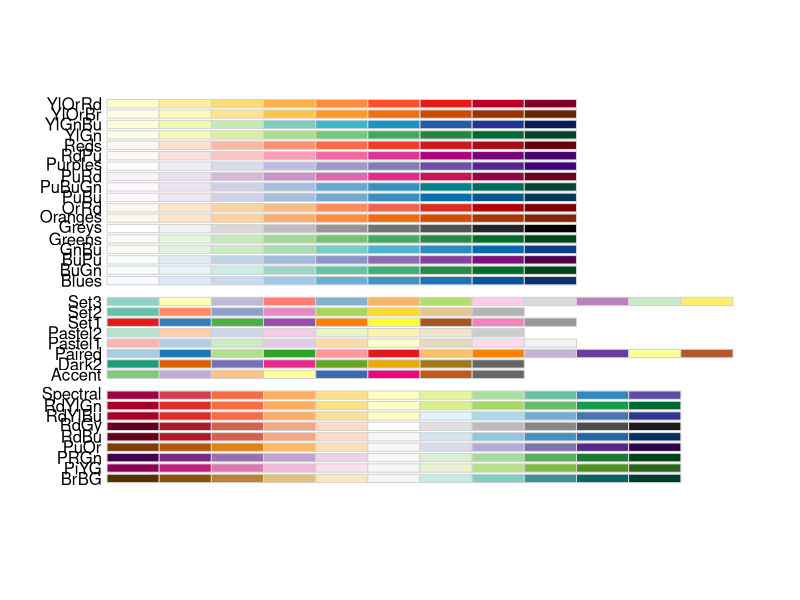
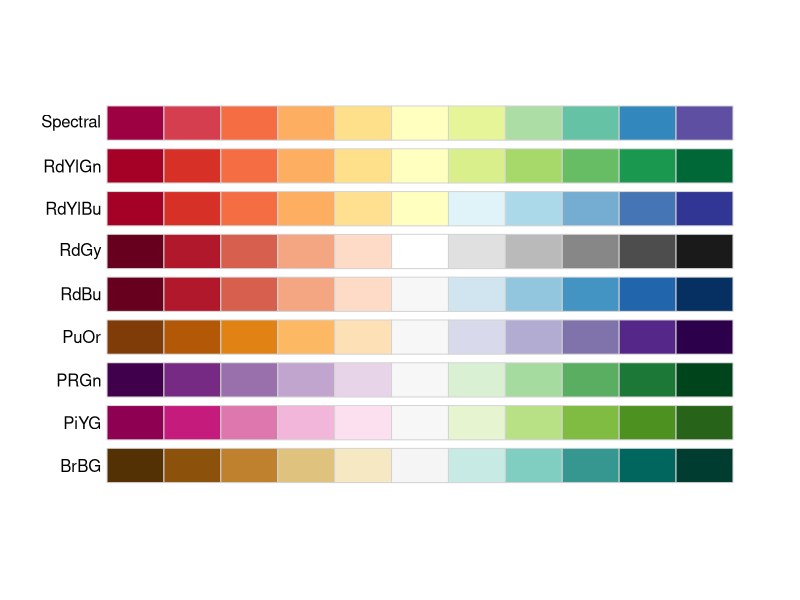
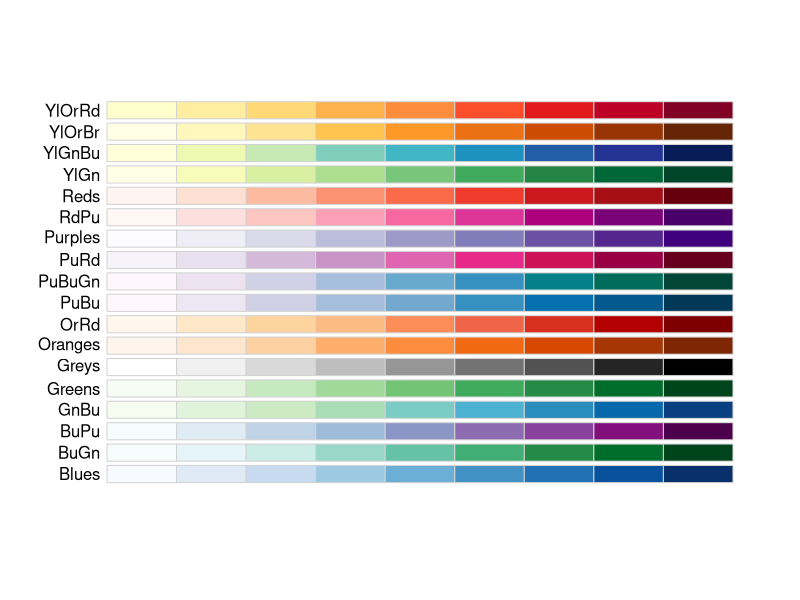
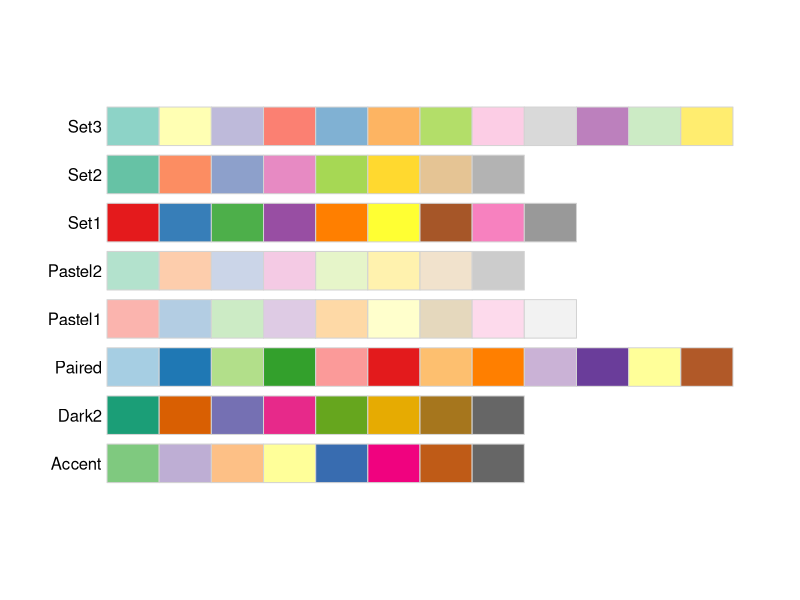
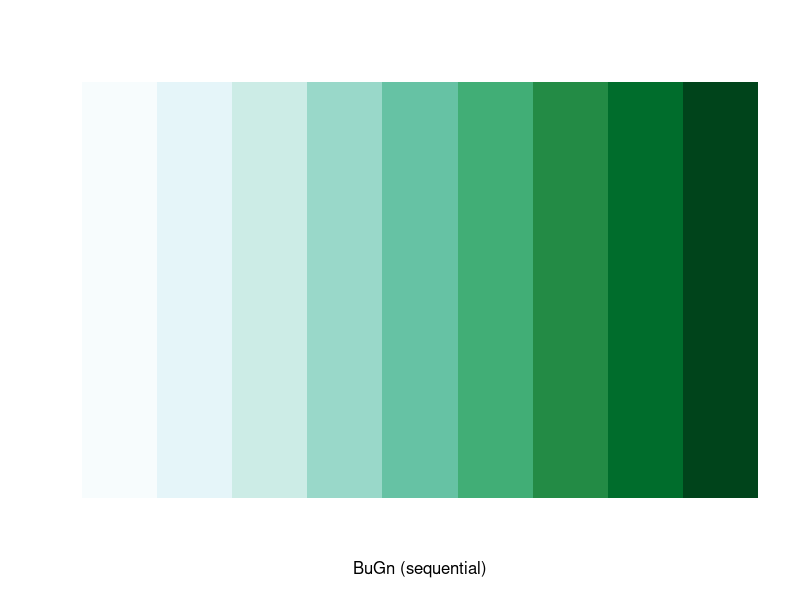
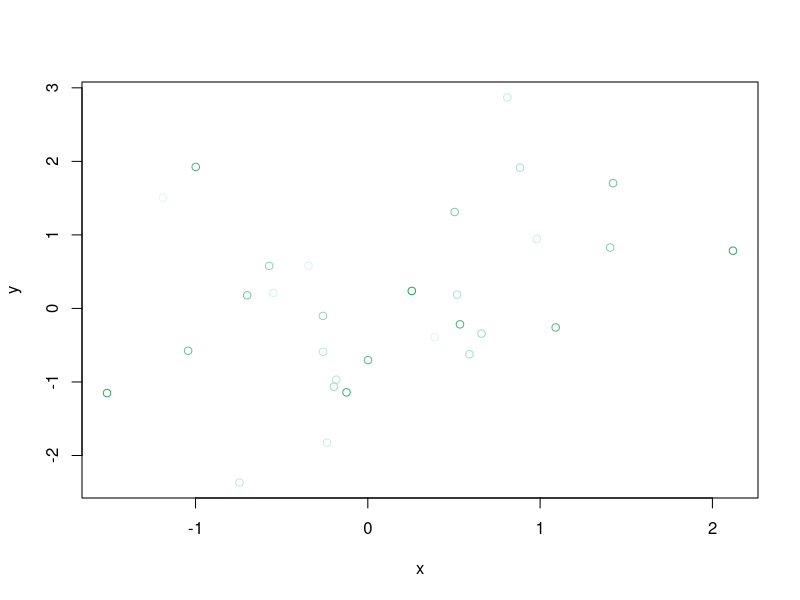
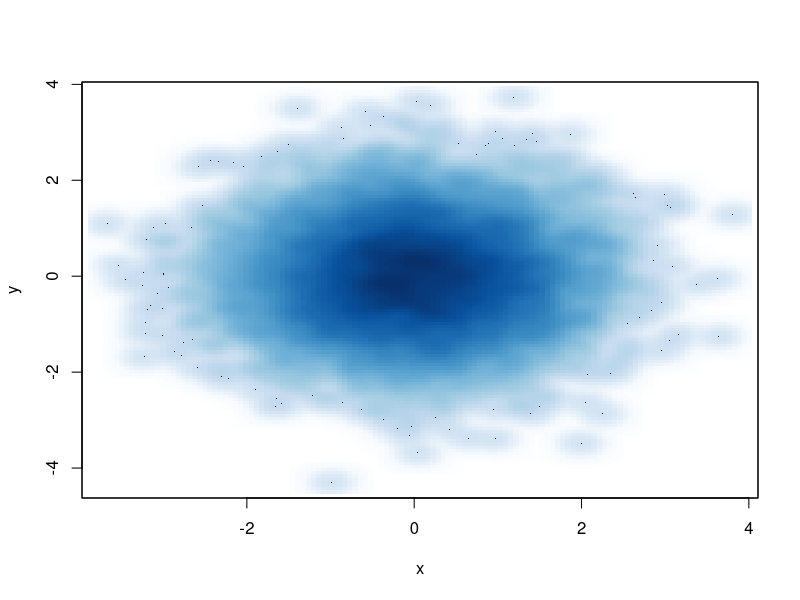
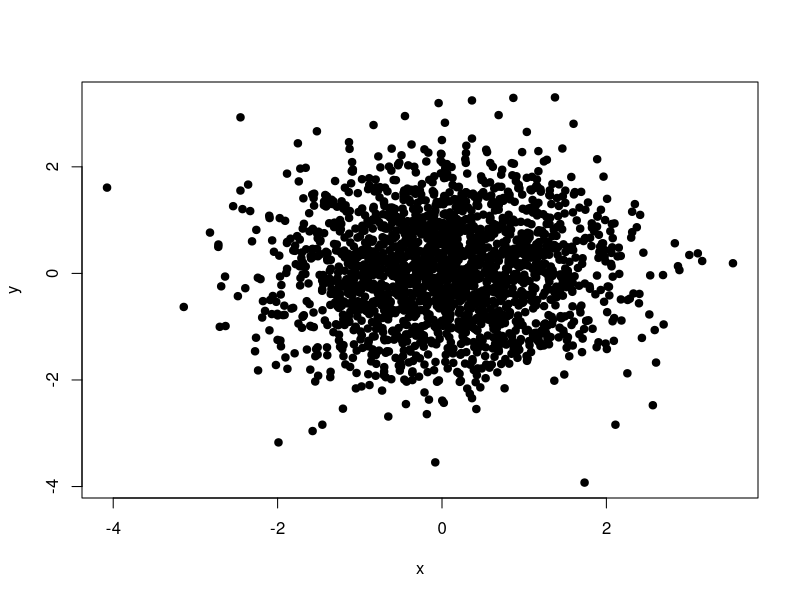

The R script that drew these images, in order:
## ---- chunk 1
knitr::opts_chunk$set(echo = TRUE, message = FALSE, warning = FALSE,
                      fig.align = "center")
## ---- chunk 2
palette()
## ---- chunk 3
rainbow(10)
## ---- chunk 4
heat.colors(10)
## ---- chunk 5
terrain.colors(10, alpha = 1)

## ---- chunk 6
topo.colors(10, alpha = 1)

## ---- chunk 7
cm.colors(10, alpha = 1)
## ---- chunk 8
gray(0:8 / 8)
## ---- chunk 9
pal <- colorRamp(c("red", "blue"))
pal(0)
## ---- chunk 10
rgb(pal(0), max = 255)
## ---- chunk 11
col2rgb("red")
## ---- chunk 12
pal(seq(0, 1, len = 10))
## ---- chunk 13
pal <- colorRampPalette(c("red", "yellow"))
## Just return red and yellow
pal(2)
## ---- chunk 14
## Return 10 colors in between red and yellow
pal(10)

## ---- chunk 15
library(RColorBrewer)
display.brewer.all()
## ---- chunk 16
display.brewer.all(type="div")
display.brewer.all(type="seq")
display.brewer.all(type="qual")
## ---- chunk 17
display.brewer.pal(30, "BuGn")
cols <- brewer.pal(3, "BuGn")
cols
## ---- chunk 18
pal <- colorRampPalette(cols)
## ---- chunk 19
set.seed(19)
x <- rnorm(30)
y <- rnorm(30)
plot(x, y, col = pal(30))

## ---- chunk 20
set.seed(1)
x <- rnorm(10000)
y <- rnorm(10000)
smoothScatter(x, y)
## ---- chunk 21
rgb(1, 0, 0, 0.1)
## ---- chunk 22
set.seed(2)
x <- rnorm(2000)
y <- rnorm(2000)
plot(x, y, pch = 19)
## ---- chunk 23
plot(x, y, pch = 19, col = rgb(0, 0, 0, 0.15))
